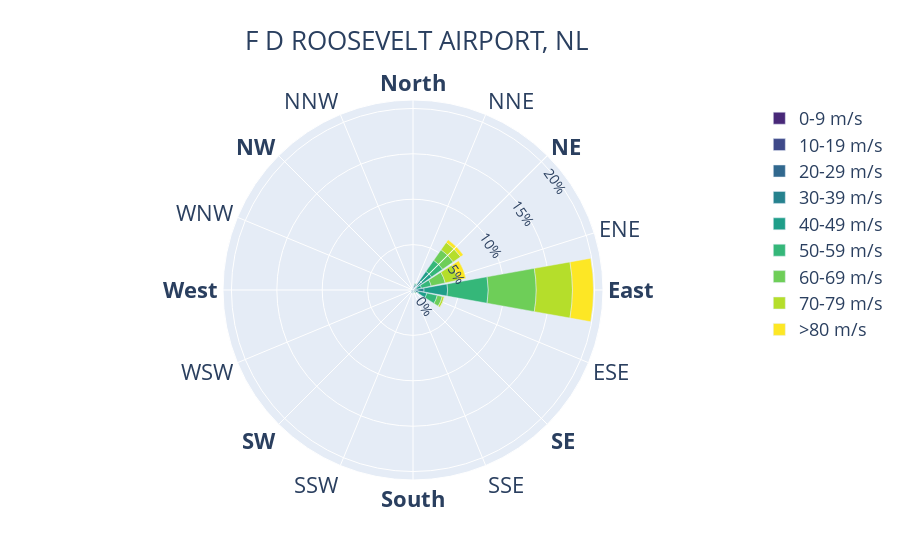

The notebook cell saved with this chart:
### Code cell
build_wind_rose(df4, 'F D ROOSEVELT AIRPORT, NL')

### Figure 1 — Plotly figure (JSON) as saved in the notebook; plotly's stock layout.template omitted (floating-point values rounded to 4 significant figures)
{"data": [{"marker": {"color": "#482878"}, "name": "0-9 m/s", "r": [0.0, 0.0, 0.0, 0.0, 0.006483, 0.0, 0.0, 0.0, 0.0, 0.0, 0.0, 0.0, 0.0, 0.0, 0.0, 0.0], "type": "barpolar", "text": ["North", "NNE", "NE", "ENE", "East", "ESE", "SE", "SSE", "South", "SSW", "SW", "WSW", "West", "WNW", "NW", "NNW"]}, {"marker": {"color": "#3e4989"}, "name": "10-19 m/s", "r": [0.05187, 0.06483, 0.0778, 0.006483, 0.0, 0.03242, 0.0, 0.01945, 0.01297, 0.01297, 0.01297, 0.006483, 0.01945, 0.01297, 0.0, 0.006483], "type": "barpolar", "text": ["North", "NNE", "NE", "ENE", "East", "ESE", "SE", "SSE", "South", "SSW", "SW", "WSW", "West", "WNW", "NW", "NNW"]}, {"marker": {"color": "#31688e"}, "name": "20-29 m/s", "r": [0.09725, 0.2723, 0.402, 0.04538, 0.2075, 0.1362, 0.09077, 0.04538, 0.1232, 0.1426, 0.09077, 0.07132, 0.006483, 0.0, 0.0, 0.01945], "type": "barpolar", "text": ["North", "NNE", "NE", "ENE", "East", "ESE", "SE", "SSE", "South", "SSW", "SW", "WSW", "West", "WNW", "NW", "NNW"]}, {"marker": {"color": "#26828e"}, "name": "30-39 m/s", "r": [0.01297, 0.1621, 0.765, 0.3371, 1.005, 0.4474, 0.05835, 0.02593, 0.1491, 0.1686, 0.1037, 0.07132, 0.01297, 0.0, 0.01297, 0.0], "type": "barpolar", "text": ["North", "NNE", "NE", "ENE", "East", "ESE", "SE", "SSE", "South", "SSW", "SW", "WSW", "West", "WNW", "NW", "NNW"]}, {"marker": {"color": "#1f9e89"}, "name": "40-49 m/s", "r": [0.0, 0.1362, 1.258, 0.5641, 2.593, 0.9466, 0.1297, 0.006483, 0.01945, 0.04538, 0.006483, 0.02593, 0.01297, 0.0, 0.0, 0.0], "type": "barpolar", "text": ["North", "NNE", "NE", "ENE", "East", "ESE", "SE", "SSE", "South", "SSW", "SW", "WSW", "West", "WNW", "NW", "NNW"]}, {"marker": {"color": "#35b779"}, "name": "50-59 m/s", "r": [0.0, 0.1232, 1.485, 1.102, 4.48, 1.18, 0.1556, 0.01297, 0.0, 0.0, 0.0, 0.0, 0.0, 0.0, 0.0, 0.0], "type": "barpolar", "text": ["North", "NNE", "NE", "ENE", "East", "ESE", "SE", "SSE", "South", "SSW", "SW", "WSW", "West", "WNW", "NW", "NNW"]}, {"marker": {"color": "#6ece58"}, "name": "60-69 m/s", "r": [0.0, 0.01945, 1.42, 1.582, 5.284, 0.5576, 0.03242, 0.006483, 0.006483, 0.0, 0.0, 0.0, 0.0, 0.0, 0.0, 0.0], "type": "barpolar", "text": ["North", "NNE", "NE", "ENE", "East", "ESE", "SE", "SSE", "South", "SSW", "SW", "WSW", "West", "WNW", "NW", "NNW"]}, {"marker": {"color": "#b5de2b"}, "name": "70-79 m/s", "r": [0.0, 0.01297, 0.9855, 1.459, 3.994, 0.2334, 0.01945, 0.0, 0.0, 0.0, 0.0, 0.0, 0.0, 0.0, 0.0, 0.0], "type": "barpolar", "text": ["North", "NNE", "NE", "ENE", "East", "ESE", "SE", "SSE", "South", "SSW", "SW", "WSW", "West", "WNW", "NW", "NNW"]}, {"marker": {"color": "#fde725"}, "name": ">80 m/s", "r": [0.0, 0.0, 0.3631, 0.8753, 2.315, 0.03242, 0.01297, 0.0, 0.0, 0.0, 0.0, 0.0, 0.0, 0.0, 0.0, 0.0], "type": "barpolar", "text": ["North", "NNE", "NE", "ENE", "East", "ESE", "SE", "SSE", "South", "SSW", "SW", "WSW", "West", "WNW", "NW", "NNW"]}], "layout": {"title": {"text": "F D ROOSEVELT AIRPORT, NL", "font": {"size": 26}, "x": 0.463}, "legend": {"font": {"size": 18}}, "polar": {"radialaxis": {"tickfont": {"size": 14}, "ticksuffix": "%", "tickmode": "linear", "angle": 45, "tick0": 5, "dtick": 5, "tickangle": 100}, "angularaxis": {"tickfont": {"size": 22}, "rotation": 90, "direction": "clockwise", "tickmode": "array", "tickvals": [0, 22.5, 45, 72.5, 90, 112.5, 135, 157.5, 180, 202.5, 225, 247.5, 270, 292.5, 315, 337.5], "ticktext": ["<b>North</b>", "NNE", "<b>NE</b>", "ENE", "<b>East</b>", "ESE", "<b>SE</b>", "SSE", "<b>South</b>", "SSW", "<b>SW</b>", "WSW", "<b>West</b>", "WNW", "<b>NW</b>", "NNW"]}}}}
